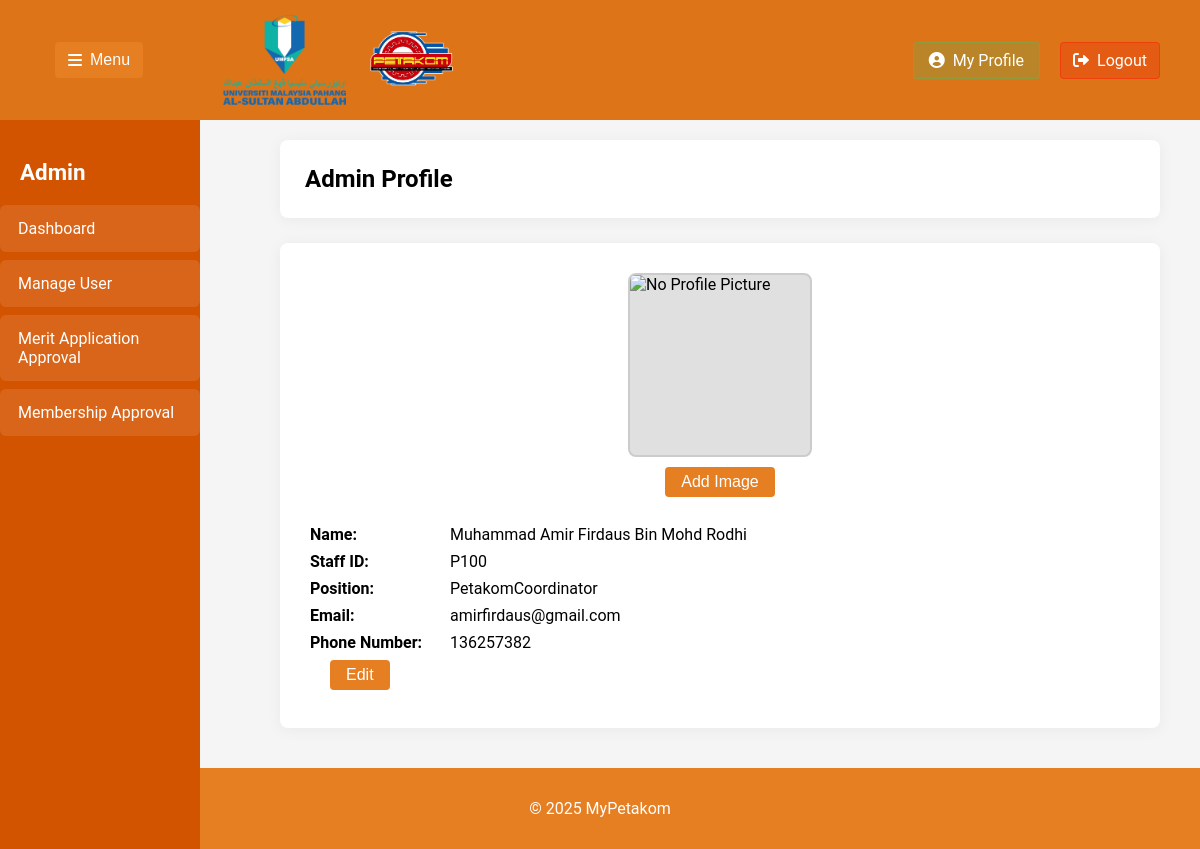
The app's page /AdminProfile.php (signed in) with its own data.
### tables this page shows
CREATE TABLE `staff` (
  `StaffID` varchar(10) NOT NULL,
  `StaffName` varchar(50) NOT NULL,
  `StaffContact` int(11) NOT NULL,
  `StaffEmail` varchar(100) NOT NULL,
  `StaffPic` mediumblob NOT NULL,
  `StaffPassword` varchar(255) NOT NULL,
  `Position` varchar(20) NOT NULL
);

### AdminProfile.php (the view, shortened to what this page needs)
<?php
$conn = new mysqli("localhost", "root", "", "mypetakom");
$admin_id = $_SESSION['user_id'];
$query = "SELECT * FROM staff WHERE StaffID = ? AND Position = 'PetakomCoordinator'";
$stmt = $conn->prepare($query);
$stmt->bind_param("s", $admin_id);
$stmt->execute();
$result = $stmt->get_result();
$staff = $result->fetch_assoc();
?>
<!DOCTYPE html>
<html>
<head>
    <link rel="stylesheet" href="https://cdnjs.cloudflare.com/ajax/libs/font-awesome/6.0.0/css/all.min.css">
</head>
<body>
    <header class="header">
        <div class="header-left">
            <button class="togglebutton" id="togglebutton">
                <i class="fas fa-bars"></i>Menu
            </button>
            <div class="Logo">
                <img src="image/UMPSALogo.png" alt="LogoUMP">
                <img src="image/PetakomLogo.png" alt="LogoPetakom">
            </div>
        </div>
        <div class="header-right">
            <a href="AdminProfile.php" class="profilebutton">
                <i class="fas fa-user-circle"></i> My Profile
            </a>
            <a href="logout.php" class="logoutbutton" onclick="return confirm('Are you sure you want to log out?');">
                <i class="fas fa-sign-out-alt"></i> Logout
            </a>
        </div>
    </header>
    <nav class="sidebar" id="sidebar">
        <h2 class="sidebartitle">Admin</h2>
        <ul class="menuitems">
            <li>
                <a href="AdminDashboard.php" class="menuitem">
                    <span>Dashboard</span>
                </a>
            </li>
            <li>
                <a href="ManageUser.php" class="menuitem">
                    <span>Manage User</span>
                </a>
            </li>
            <li>
                <a href="MeritApplicationApproval.php" class="menuitem">
                    <span>Merit Application Approval</span>
                </a>
            </li>
            <li>
                <a href="MembershipApproval.php" class="menuitem">
                    <span>Membership Approval</span>
                </a>
            </li>
        </ul>
    </nav>
    <div class="maincontent" id="maincontent">
        <div class="content">
            <h1>Admin Profile</h1>
        </div>
        <div class="seccontent">
            <div class="card-top">
                <?php if (!empty($staff['StaffPic'])): ?>
                    <img class="thumb" src="view_staff_pic.php?id=<?php echo urlencode($staff['StaffID']); ?>" alt="Admin Picture" />
                    <button type="button" class="edit-pic-btn" id="showEditPicFormBtn">Edit Picture</button>
                    <form method="POST" action="" enctype="multipart/form-data" id="editPicForm" class="pic-upload-form hidden">
                        <input type="file" name="staff_pic" accept="image/*" required style="margin-bottom:8px;">
                        <button type="submit" name="upload_pic" class="edit-pic-btn">Upload</button>
                        <div class="pic-upload-buttons">
                            <button type="button" class="cancel-btn" id="cancelEditPicBtn">Cancel</button>
                            <button type="submit" name="delete_pic" class="del-pic-btn" onclick="return confirm('Are you sure you want to delete your profile picture?');">Delete Picture</button>
                        </div>
                    </form>
                <?php else: ?>
                    <img class="thumb" src="image/no-profile.png" alt="No Profile Picture" />
                    <button type="button" class="add-pic-btn" id="showAddPicFormBtn">Add Image</button>
                <?php endif; ?>
            </div>
            <form id="profileForm" method="POST" action="">
                <div class="info-row">
                    <div class="info-label">Name:</div>
                    <div><?php echo htmlspecialchars($staff['StaffName']); ?></div>
                </div>
                <div class="info-row">
                    <div class="info-label">Staff ID:</div>
                    <div><?php echo htmlspecialchars($staff['StaffID']); ?></div>
                </div>
                <div class="info-row">
                    <div class="info-label">Position:</div>
                    <div><?php echo htmlspecialchars($staff['Position']); ?></div>
                </div>
                <div class="info-row">
                    <div class="info-label">Email:</div>
                    <div id="email-view"><?php echo htmlspecialchars($staff['StaffEmail']); ?></div>
                </div>
                <div class="info-row">
                    <div class="info-label">Phone Number:</div>
                    <div id="phone-view"><?php echo htmlspecialchars($staff['StaffContact']); ?></div>
                </div>
                <div class="info-row" id="edit-row">
                    <button type="button" class="edit-btn" id="editBtn">Edit</button>
                </div>
            </form>
        </div>
    </div>
    <div class="footer">
        <footer>
            <center><p>&copy; 2025 MyPetakom</p></center>
        </footer>
    </div>
</body>
</html>

### AdminProfile.php (style rules this page uses)
body { background-color: #f5f5f5; font-family: 'Roboto', sans-serif; margin: 0; padding: 0; display: flex; flex-direction: column; min-height: 100vh; }
.header { background-color: rgb(222, 116, 24); display: flex; justify-content: space-between; align-items: center; padding: 0 20px; position: fixed; width: 100%; box-sizing: border-box; height: 120px; }
.header-left { display: flex; align-items: center; gap: 20px; padding: 0 35px; }
.header-right { display: flex; align-items: center; gap: 20px; padding-right: 20px; }
.Logo { display: flex; gap: 20px; align-items: center; padding: 0 60px; }
.Logo img { height: 90px; width: auto; }
.sidebar { width: 200px; background-color: #d35400; color: white; position: fixed; top: 120px; left: 0; bottom: 0; padding: 20px 0; box-sizing: border-box; transition: transform 0.3s ease; }
.sidebartitle { color: white; font-size: 1.4rem; margin-bottom: 20px; padding: 0 20px; }
.menuitems { display: flex; flex-direction: column; gap: 8px; padding: 0; margin: 0; list-style: none; }
.menuitem { background-color: rgba(255, 255, 255, 0.1); border-radius: 6px; padding: 14px 18px; color: white; cursor: pointer; transition: all 0.2s; display: flex; align-items: center; gap: 12px; }
.menuitems a { text-decoration: none; color: inherit; }
.togglebutton { background-color: #e67e22; color: white; border: 1px solid rgba(230, 126, 34, 0.3); padding: 8px 12px; border-radius: 4px; cursor: pointer; font-size: 1rem; display: flex; align-items: center; gap: 8px; }
.logoutbutton { background-color: rgba(255, 0, 0, 0.2); color: white; border: 1px solid rgba(255, 0, 0, 0.3); padding: 8px 12px; border-radius: 4px; cursor: pointer; font-size: 1rem; display: flex; align-items: center; gap: 8px; text-decoration: none; }
.profilebutton { background-color: rgba(46, 204, 113, 0.2); color: white; border: 1px solid rgba(46, 204, 113, 0.3); padding: 8px 15px; border-radius: 4px; cursor: pointer; font-size: 1rem; display: flex; align-items: center; gap: 8px; transition: all 0.2s; text-decoration: none; }
.maincontent { margin-left: 240px; margin-top: 100px; padding: 40px; flex: 1; box-sizing: border-box; gap: 40px; transition: margin-left 0.3s ease; }
.content { background-color: white; padding: 25px; border-radius: 8px; margin-bottom: 25px; box-shadow: 0 2px 15px rgba(0,0,0,0.05); }
.content h1 { font-size: 1.5rem; margin: 0; color: black; font-weight: 600; }
.seccontent { background-color: white; padding: 30px; border-radius: 8px; box-shadow: 0 2px 15px rgba(0,0,0,0.05); }
.footer { background-color: #e67e22; color: white; padding: 15px 0; }
.info-row { display: flex; margin-bottom: 8px; align-items: center; }
.info-label { min-width: 140px; font-weight: bold; }
.edit-btn, .save-btn, .cancel-btn { margin-left: 20px; padding: 6px 16px; border-radius: 4px; border: none; font-size: 1rem; cursor: pointer; }
.edit-btn { background-color: #e67e22; color: white; }
.add-pic-btn, .edit-pic-btn { margin-top: 10px; padding: 6px 16px; border-radius: 4px; border: none; font-size: 1rem; cursor: pointer; background-color: #e67e22; color: white; }
.card-top { display: flex; flex-direction: column; align-items: center; margin-bottom: 28px; }
.thumb { width: 180px; height: 180px; object-fit: cover; border: 2px solid #ccc; border-radius: 8px; background: #e0e0e0; display: block; margin: 0 auto; }

### records on screen
staff: StaffName "Muhammad Amir Firdaus Bin Mohd Rodhi", StaffID "P100", Position "PetakomCoordinator", StaffEmail "amirfirdaus@gmail.com", StaffContact "136257382"
